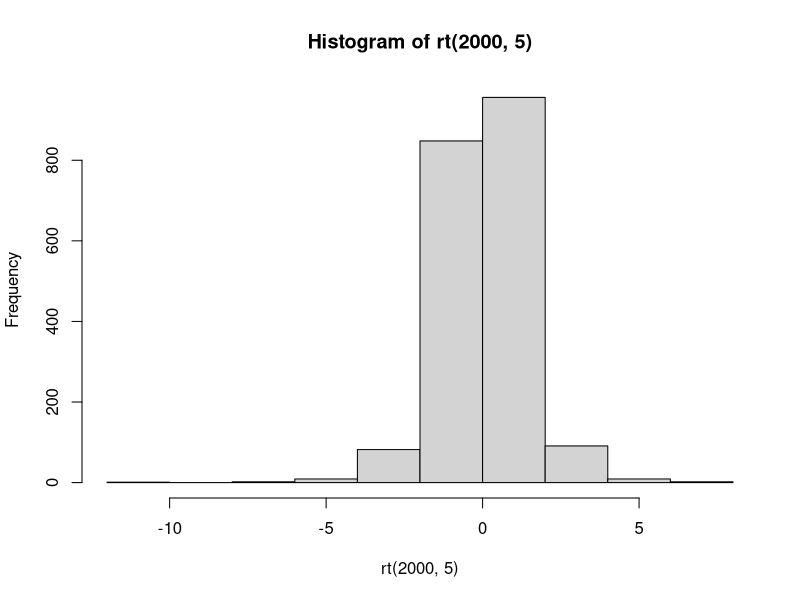
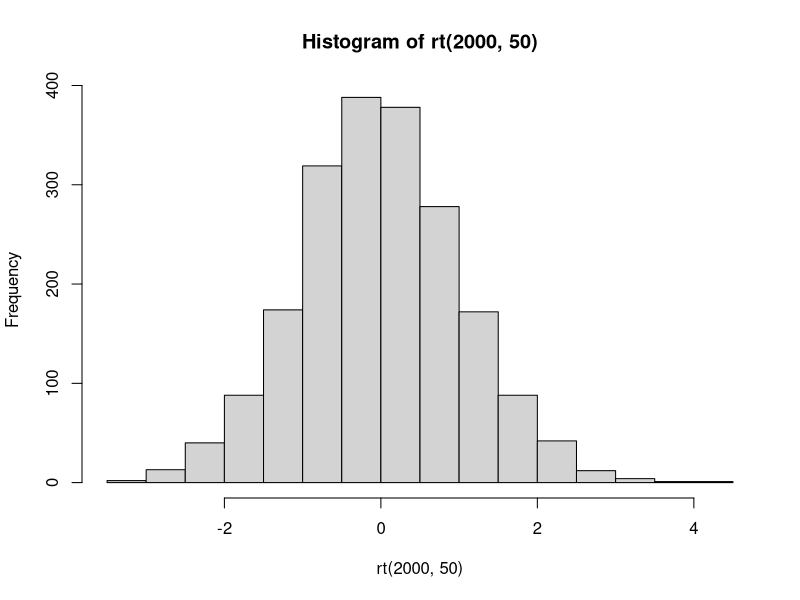
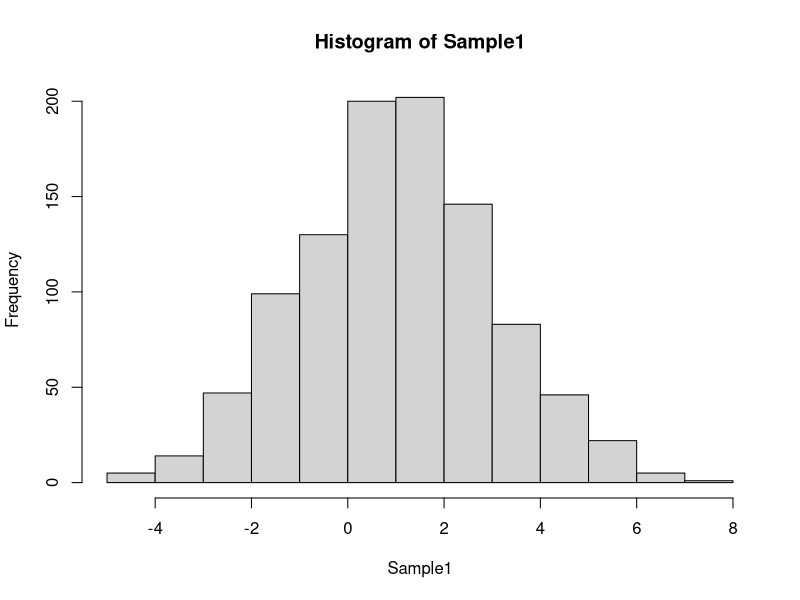
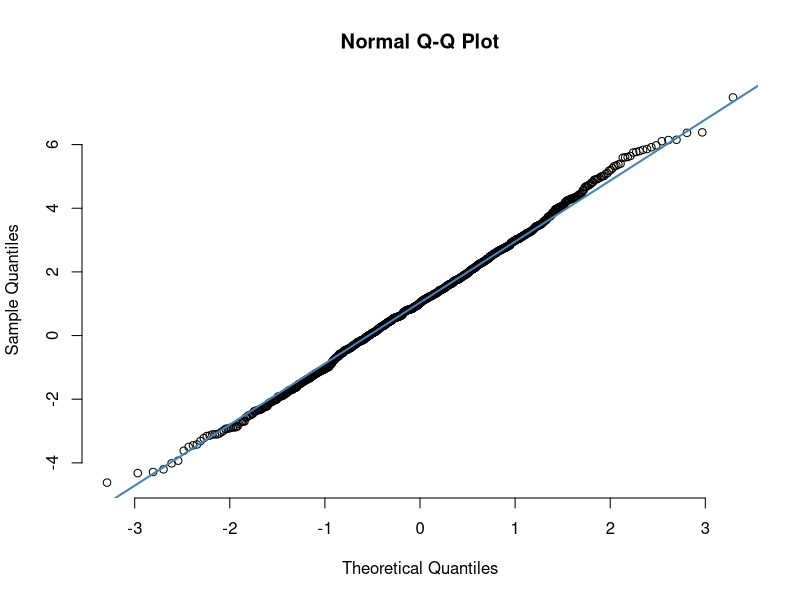
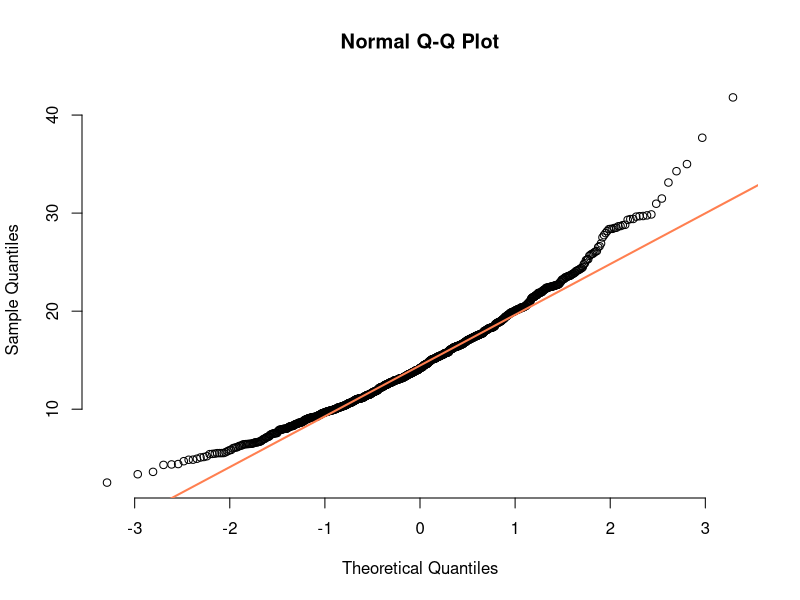

Recreate these plots in R, in order. (Note: this script raises an error after producing the figures.)
## ---- chunk 1


#par( mfrow= c(3,2) )

hist(rt(2000,5))
hist(rt(2000,50))

Ex1 <- rnorm(123,0,2) # Theoretical mean: 0
Ex2 <- rexp(123,1) # Theoretical mean: 1
Ex3 <- rchisq(123,10) # Theoretical expected value: 10


#t.test(x, mu = $\mu_0$, alternative = "two.sided", conf.level = 0.95)





## ---- chunk 2

set.seed(123)

Sample1 <- rnorm(1000,mean=1,sd=2)
sample2 <- rchisq(1000,df=15)
Sample3 <- rexp(1000,2)

#Add histograms

hist(Sample1)


# Normally Distributed
qqnorm(Sample1, pch = 1, frame = FALSE)
qqline(Sample1, col = "steelblue", lwd = 2)

# Not Normally Distributed
qqnorm(sample2, pch = 1, frame = FALSE)
qqline(sample2, col = "coral", lwd = 2)


Samples <- data.frame(Sample1 = Sample1, Sample2 = sample2)

ggplot(Samples, aes(sample = Sample1)) +
  stat_qq() +
  stat_qq_line()


ggplot(Samples, aes(sample = Sample2)) +
  stat_qq() +
  stat_qq_line()


### Tests ###
# Null hypothesis is normality #

# shapiro.test()






## ---- chunk 3


set.seed(1000)
library(MASS)
library(ggplot2)
data("Cars93")
colnames(Cars93)
# + geom_smooth(method='lm') #Add regression line to plot
  

## 1 ## 
# Appears to be some weak linear relationship #
ggplot(data=Cars93,mapping = aes(x = EngineSize, y = Price)) +
  geom_point()+
  labs(title = "#1: Scatterplot of Price by Engine Size",
       x = "Engine Size in Litres",
       y = "Average Price of the Car")

## 2 ##
# There appears to be a linear relationship #
ggplot(data=Cars93,mapping = aes(x = Horsepower, y = Price)) +
  geom_point()+
  labs(title = "#2: Scatterplot of Price by Maximum Horsepower",
       x = "Maximum Horsepower",
       y = "Average Price of the Car")


df1 <- data.frame(X = rnorm(50,1,1),
                  Y = rnorm(50,-1,3))


## 3 ##
# There does not appear to be a linear relationship #
ggplot(data=df1,mapping = aes(x = X, y = Y)) +
  geom_point()+
  labs(title = "#3: Scatterplot of Y by X",
       x = "X",
       y = "Y")


X = rnorm(50,0,1)
Y = -X

df2 <- data.frame(X = X,
                  Y = Y)
## 4 ##
# There appears to be a perfect (deterministic) linear relationship #
ggplot(data=df2,mapping = aes(x = X, y = Y)) +
  geom_point()+
  labs(title = "#4: Scatterplot of Y by X",
       x = "X",
       y = "Y")


df3 <-  data.frame(X = X,
                  Y = X^2)

## 5 ##
# There appears to be a relationship, but it is not linear #
ggplot(data=df3,mapping = aes(x = X, y = Y)) +
  geom_point()+
  labs(title = "#5: Scatterplot of Y by X",
       x = "X",
       y = "Y") 

 #+ stat_smooth(method = "lm", formula = y~poly(x,2),se=F)



## ---- chunk 4


## 1 ##
# EngineSize,  Price
# Moderate positive correlation
cor(Cars93$EngineSize,Cars93$Price)

## 2 ##
#Price by Maximum Horsepower
# Moderate to strong positive correlation
cor(Cars93$Horsepower,Cars93$Price)

## 3 ##
# Weak negative correlation
cor(df1)

## 4 ##
# Perfect (strong) negative correlation
cor(df2)

## 5 ##
# Weak negative correlation
cor(df3)

## ---- chunk 5

set.seed(2020)

library(ggplot2)


df1 <- data.frame(X = rnorm(50,1,1),
                  Y = rnorm(50,-1,3))


## 1 ##
ggplot(data=df1,mapping = aes(x = X, y = Y)) +
  geom_point()+
  labs(title = "#1: Scatterplot of Y by X",
       x = "X",
       y = "Y")+ 
  geom_smooth(method='lm') #Add regression line to plot


X = rnorm(50,5,1)
Y = -X

df2 <- data.frame(X = X,
                  Y = Y)
## 2 ##
ggplot(data=df2,mapping = aes(x = X, y = Y)) +
  geom_point()+
  labs(title = "#2: Scatterplot of Y by X",
       x = "X",
       y = "Y")+ 
  geom_smooth(method='lm') #Add regression line to plot

unif <- runif(50)

df3 <- data.frame(X = X-5,
                  Y = (X-5)^2+unif)

## 3 ##
ggplot(data=df3,mapping = aes(x = X, y = Y)) +
  geom_point()+
  labs(title = "#3: Scatterplot of Y by X",
       x = "X",
       y = "Y")+ 
  geom_smooth(method='lm') #Add regression line to plot


nor <- rnorm(50,0,1)

df4 <- data.frame(X = X,
                  Y = X + 1 + nor)


## 4 ##
ggplot(data=df4,mapping = aes(x = X, y = Y)) +
  geom_point()+
  labs(title = "#4: Scatterplot of Y by X",
       x = "X",
       y = "Y")+ 
  geom_smooth(method='lm') #Add regression line to plot

# stat_smooth(method='lm', formula = y~poly(x,2))
## ---- chunk 6


## ---- chunk 7
panel.hist <- function(x, ...)
{
    usr <- par("usr")
    par(usr = c(usr[1:2], 0, 1.5) )
    h <- hist(x, plot = FALSE)
    breaks <- h$breaks; nB <- length(breaks)
    y <- h$counts; y <- y/max(y)
    rect(breaks[-nB], 0, breaks[-1], y, col = "cyan", ...)
}

panel.cor <- function(x, y, digits = 2, prefix = "", cex.cor, ...)
{
    usr <- par("usr")
    par(usr = c(0, 1, 0, 1))
    r <- abs(cor(x, y))
    txt <- format(c(r, 0.123456789), digits = digits)[1]
    txt <- paste0(prefix, txt)
    if(missing(cex.cor)) cex.cor <- 0.8/strwidth(txt)
    text(0.5, 0.5, txt, cex = cex.cor * r)
}


## ---- chunk 8
set.seed(2020)

X1 <- rnorm(100,10,1)
X2 <- rnorm(100,5,2)
X3 <- rnorm(100,0,5)

Y <- 30*X1 + 50*X2 + 2*(X3^2) + rnorm(100,0,2)

df5 <- data.frame(Y = Y,
                  X1 = X1,
                  X2 = X2,
                  X3 = X3)

#3 With LOWESS curve, correlations, and histograms
pairs(df5,
      lower.panel = panel.cor,
                 diag.panel = panel.hist,
                 upper.panel = panel.smooth)

## ---- chunk 9

## ---- chunk 10
set.seed(2020)

X1 <- rnorm(100,10,1)
X2 <- rnorm(100,5,2)
X3 <- rnorm(100,0,5)
X4 <- runif(100,0,5)
X5 <- rnorm(100,10,10)

Y <- 30*X1 + 50*X2 + 5*(X3^2) + 20*X1*X4 + rnorm(100,0,2)

df6 <- data.frame(Y = Y,
                  X1 = X1,
                  X2 = X2,
                  X3 = X3,
                  X4 = X4,
                  X5 = X5)

#3 With LOWESS curve, correlations, and histograms
pairs(df6,
      lower.panel = panel.cor,
                 diag.panel = panel.hist,
                 upper.panel = panel.smooth)
## ---- chunk 11

## ---- chunk 12

# Y <- 30*X1 + 50*X2 + 5*(X3^2) + 20*X1*X4 + rnorm(100,0,2)



